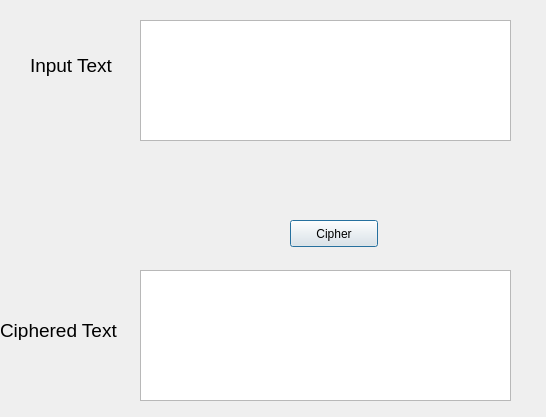
<?xml version="1.0" encoding="UTF-8"?>
<ui version="4.0">
 <class>Encryption</class>
 <widget class="QDialog" name="Encryption">
  <property name="geometry">
   <rect>
    <x>0</x>
    <y>0</y>
    <width>546</width>
    <height>417</height>
   </rect>
  </property>
  <property name="windowTitle">
   <string>Encryption</string>
  </property>
  <widget class="QTextEdit" name="textEdit_input">
   <property name="geometry">
    <rect>
     <x>140</x>
     <y>20</y>
     <width>371</width>
     <height>121</height>
    </rect>
   </property>
  </widget>
  <widget class="QLabel" name="label_input">
   <property name="geometry">
    <rect>
     <x>30</x>
     <y>50</y>
     <width>111</width>
     <height>31</height>
    </rect>
   </property>
   <property name="font">
    <font>
     <pointsize>14</pointsize>
    </font>
   </property>
   <property name="text">
    <string>Input Text</string>
   </property>
  </widget>
  <widget class="QTextEdit" name="textEdit_output">
   <property name="geometry">
    <rect>
     <x>140</x>
     <y>270</y>
     <width>371</width>
     <height>131</height>
    </rect>
   </property>
  </widget>
  <widget class="QLabel" name="label_output">
   <property name="geometry">
    <rect>
     <x>0</x>
     <y>320</y>
     <width>131</width>
     <height>20</height>
    </rect>
   </property>
   <property name="font">
    <font>
     <pointsize>14</pointsize>
    </font>
   </property>
   <property name="text">
    <string>Ciphered Text</string>
   </property>
  </widget>
  <widget class="QPushButton" name="pushButton_cipher">
   <property name="geometry">
    <rect>
     <x>290</x>
     <y>220</y>
     <width>88</width>
     <height>27</height>
    </rect>
   </property>
   <property name="text">
    <string>Cipher</string>
   </property>
  </widget>
 </widget>
 <resources/>
 <connections/>
</ui>
